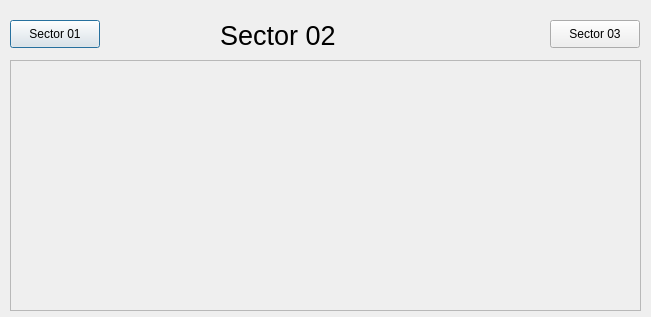
<?xml version="1.0" encoding="UTF-8"?>
<ui version="4.0">
 <class>Dialog</class>
 <widget class="QDialog" name="Dialog">
  <property name="geometry">
   <rect>
    <x>0</x>
    <y>0</y>
    <width>651</width>
    <height>317</height>
   </rect>
  </property>
  <property name="windowTitle">
   <string>Dialog</string>
  </property>
  <widget class="QLabel" name="label_2">
   <property name="geometry">
    <rect>
     <x>220</x>
     <y>20</y>
     <width>131</width>
     <height>31</height>
    </rect>
   </property>
   <property name="font">
    <font>
     <pointsize>20</pointsize>
    </font>
   </property>
   <property name="text">
    <string>Sector 02</string>
   </property>
  </widget>
  <widget class="ASguiFormPlugin" name="asguiformplugin">
   <property name="geometry">
    <rect>
     <x>10</x>
     <y>60</y>
     <width>631</width>
     <height>251</height>
    </rect>
   </property>
   <property name="uiFile" stdset="0">
    <string>SectorVacuumSchematic.ui</string>
   </property>
   <property name="variableSubstitutions" stdset="0">
    <string>SR=02 SRPREV=01</string>
   </property>
  </widget>
  <widget class="QCaPushButtonPlugin" name="guipushbuttonplugin">
   <property name="geometry">
    <rect>
     <x>10</x>
     <y>20</y>
     <width>90</width>
     <height>28</height>
    </rect>
   </property>
   <property name="text">
    <string>Sector 01</string>
   </property>
   <property name="guiFile">
    <string>SVS01.ui</string>
   </property>
   <property name="creationOption" stdset="0">
    <enum>QCaPushButtonPlugin::Open</enum>
   </property>
  </widget>
  <widget class="QCaPushButtonPlugin" name="guipushbuttonplugin_2">
   <property name="geometry">
    <rect>
     <x>550</x>
     <y>20</y>
     <width>90</width>
     <height>28</height>
    </rect>
   </property>
   <property name="text">
    <string>Sector 03</string>
   </property>
   <property name="guiFile">
    <string>SVS03.ui</string>
   </property>
   <property name="creationOption" stdset="0">
    <enum>QCaPushButtonPlugin::Open</enum>
   </property>
  </widget>
 </widget>
 <customwidgets>
  <customwidget>
   <class>QCaPushButtonPlugin</class>
   <extends>QPushButton</extends>
   <header>QCaPushButtonPlugin.h</header>
  </customwidget>
  <customwidget>
   <class>ASguiFormPlugin</class>
   <extends>QScrollArea</extends>
   <header>ASguiFormPlugin.h</header>
  </customwidget>
 </customwidgets>
 <resources/>
 <connections/>
</ui>
